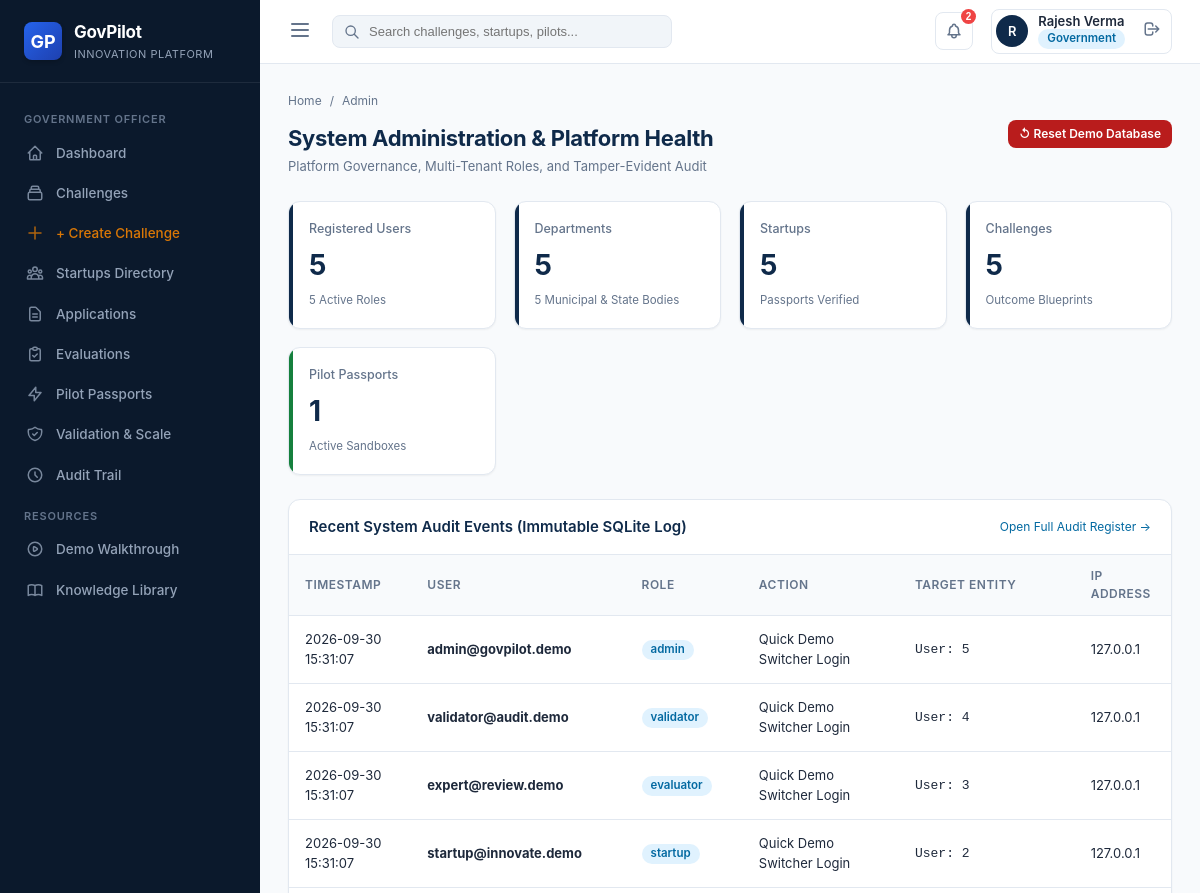
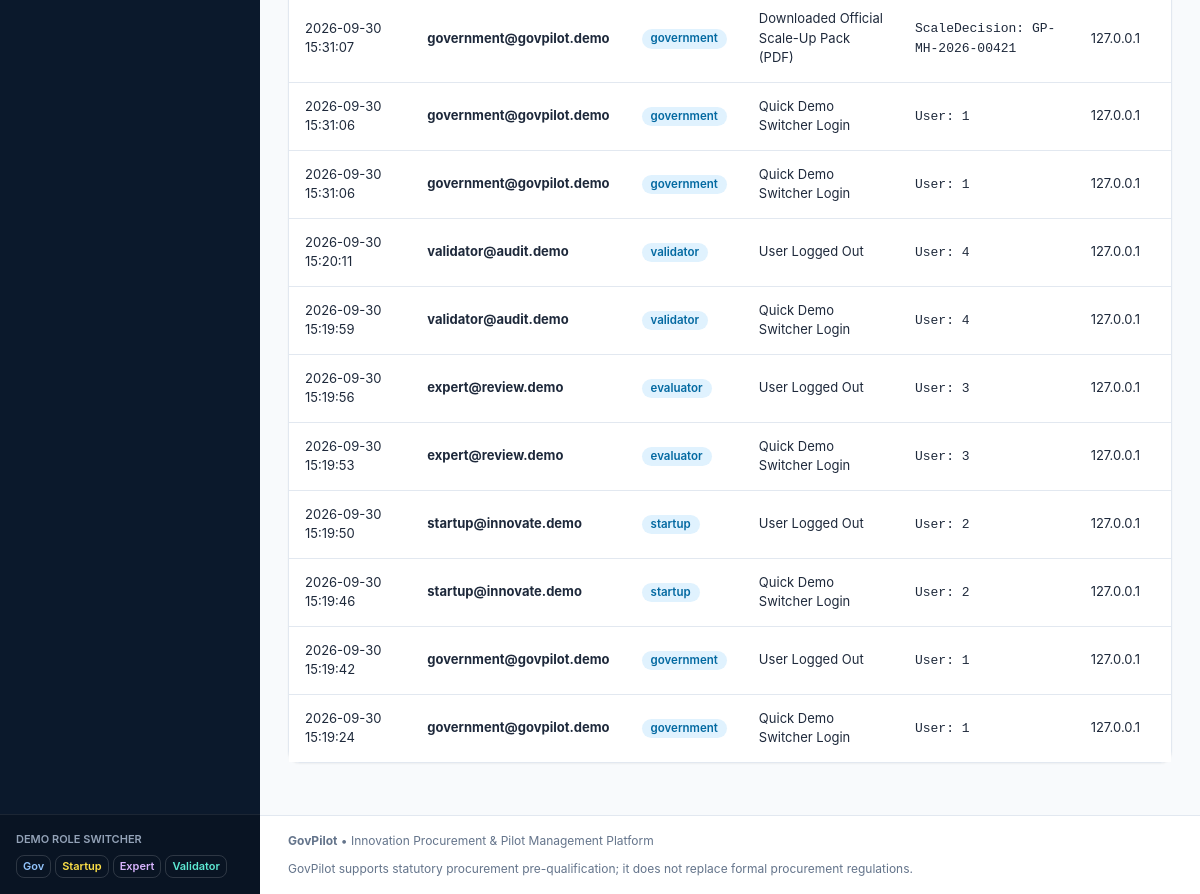
Screenshot of /dashboard/admin (signed in) with the database file from the repository (2 pictures, top to bottom).
### models/user.py (models this page shows, shortened)
class User(UserMixin, db.Model):
    __tablename__ = 'users'
    id = db.Column(db.Integer, primary_key=True)
    email = db.Column(db.String(120), unique=True, nullable=False, index=True)
    password_hash = db.Column(db.String(256), nullable=False)
    name = db.Column(db.String(120), nullable=False)
    role = db.Column(db.String(50), nullable=False, default='government') # 'government', 'startup', 'evaluator', 'validator', 'admin'
    title = db.Column(db.String(120))
    phone = db.Column(db.String(50))
    department_id = db.Column(db.Integer, db.ForeignKey('departments.id'), nullable=True)
    startup_id = db.Column(db.Integer, db.ForeignKey('startups.id'), nullable=True)
    is_active = db.Column(db.Boolean, default=True)
    created_at = db.Column(db.DateTime, default=datetime.utcnow)
    last_login = db.Column(db.DateTime, nullable=True)
    department = db.relationship('Department', backref=db.backref('officers', lazy=True), foreign_keys=[department_id])
    startup = db.relationship('Startup', backref=db.backref('users', lazy=True), foreign_keys=[startup_id])
    @property
    def is_government(self):
        return self.role == 'government'
    def get_role_badge_class(self):
        mapping = {
            'government': 'badge-gov',
            'startup': 'badge-startup',
            'evaluator': 'badge-evaluator',
            'validator': 'badge-validator',
            'admin': 'badge-admin'
        }
        return mapping.get(self.role, 'badge-secondary')

### models/audit.py (models this page shows, shortened)
class AuditEvent(db.Model):
    __tablename__ = 'audit_events'
    id = db.Column(db.Integer, primary_key=True)
    timestamp = db.Column(db.DateTime, default=datetime.utcnow, nullable=False, index=True)
    user_id = db.Column(db.Integer, db.ForeignKey('users.id'), nullable=True)
    user_email = db.Column(db.String(120))
    user_role = db.Column(db.String(50))
    action = db.Column(db.String(150), nullable=False) # e.g. "Published Challenge", "Submitted Proposal", "Recorded Evaluation"
    entity_type = db.Column(db.String(100), nullable=False) # "Challenge", "Application", "Evaluation", "Pilot", "Milestone", "ScaleDecision"
    entity_id = db.Column(db.String(100)) # e.g. "CH-TRANS-2026-001" or pilot ID
    ip_address = db.Column(db.String(50), default='127.0.0.1')
    details = db.Column(db.Text)
    user = db.relationship('User', foreign_keys=[user_id])

### routes/dashboard_routes.py (the view)
@dashboard_bp.route('/dashboard/admin')
@login_required
def admin_dashboard():
    total_users = User.query.count()
    total_departments = Department.query.count()
    total_startups = Startup.query.count()
    total_challenges = Challenge.query.count()
    total_pilots = Pilot.query.count()
    recent_logs = AuditEvent.query.order_by(AuditEvent.timestamp.desc()).limit(15).all()
    return render_template(
        'dashboards/admin_dashboard.html',
        total_users=total_users,
        total_departments=total_departments,
        total_startups=total_startups,
        total_challenges=total_challenges,
        total_pilots=total_pilots,
        recent_logs=recent_logs
    )

### models/user.py (called while the page is built)
@login_manager.user_loader
def load_user(user_id):
    return User.query.get(int(user_id))

### templates/dashboards/admin_dashboard.html (shortened to what this page needs)
{% extends "base.html" %}
{% block content %}
<div class="page-header">
  <div>
    <div class="breadcrumb-trail">
      <a href="{{ url_for('dashboard.admin_dashboard') }}">Home</a>
      <span>/</span>
      <span>Admin</span>
    </div>
    <h1 class="page-title">System Administration & Platform Health</h1>
    <p class="page-subtitle">Platform Governance, Multi-Tenant Roles, and Tamper-Evident Audit</p>
  </div>
  <div style="display: flex; gap: 10px;">
    <a href="{{ url_for('main.reset_demo') }}" class="btn btn-danger btn-sm" onclick="return confirm('Are you sure you want to re-seed demo data to default initial state?');">
      ↺ Reset Demo Database
    </a>
  </div>
</div>
<div class="kpi-grid">
  <div class="kpi-card">
    <div class="kpi-label">Registered Users</div>
    <div class="kpi-value">{{ total_users }}</div>
    <div class="kpi-subtext">5 Active Roles</div>
  </div>
  <div class="kpi-card">
    <div class="kpi-label">Departments</div>
    <div class="kpi-value">{{ total_departments }}</div>
    <div class="kpi-subtext">5 Municipal & State Bodies</div>
  </div>
  <div class="kpi-card">
    <div class="kpi-label">Startups</div>
    <div class="kpi-value">{{ total_startups }}</div>
    <div class="kpi-subtext">Passports Verified</div>
  </div>
  <div class="kpi-card">
    <div class="kpi-label">Challenges</div>
    <div class="kpi-value">{{ total_challenges }}</div>
    <div class="kpi-subtext">Outcome Blueprints</div>
  </div>
  <div class="kpi-card accent-scale">
    <div class="kpi-label">Pilot Passports</div>
    <div class="kpi-value">{{ total_pilots }}</div>
    <div class="kpi-subtext">Active Sandboxes</div>
  </div>
</div>
<div class="gp-card">
  <div class="gp-card-header">
    <span class="gp-card-title">Recent System Audit Events (Immutable SQLite Log)</span>
    <a href="{{ url_for('admin.audit_logs') }}" style="font-size: 12px; color: var(--info);">Open Full Audit Register →</a>
  </div>
  <div class="gp-table-container" style="border:none; border-radius:0;">
    <table class="gp-table">
      <thead>
        <tr>
          <th>Timestamp</th>
          <th>User</th>
          <th>Role</th>
          <th>Action</th>
          <th>Target Entity</th>
          <th>IP Address</th>
        </tr>
      </thead>
      <tbody>
        {% for log in recent_logs %}
        <tr>
          <td>{{ log.timestamp.strftime('%Y-%m-%d %H:%M:%S') }}</td>
          <td><strong>{{ log.user_email }}</strong></td>
          <td><span class="badge badge-gov">{{ log.user_role }}</span></td>
          <td>{{ log.action }}</td>
          <td><code>{{ log.entity_type }}: {{ log.entity_id or '' }}</code></td>
          <td>{{ log.ip_address }}</td>
        </tr>
        {% endfor %}
      </tbody>
    </table>
  </div>
</div>
{% endblock %}

### templates/base.html (shortened to what this page needs)
<!DOCTYPE html>
<html lang="en">
<head>
  <link rel="stylesheet" href="{{ url_for('static', filename='css/main.css') }}">
</head>
<body>
  <div class="app-container">
    <aside class="app-sidebar">
      <div class="sidebar-header">
        <div class="brand-logo">GP</div>
        <div class="brand-text">
          <h1>GovPilot</h1>
          <p>Innovation Platform</p>
        </div>
      </div>
      <nav class="sidebar-nav">
        {% if current_user.is_authenticated %}
          {% if current_user.is_government %}
            <div class="nav-section-title">Government Officer</div>
            <a href="{{ url_for('dashboard.gov_dashboard') }}" class="nav-link {% if request.path == '/dashboard/government' or request.path == '/dashboard' %}active{% endif %}">
              <svg fill="none" stroke="currentColor" viewBox="0 0 24 24"><path stroke-linecap="round" stroke-linejoin="round" stroke-width="2" d="M3 12l2-2m0 0l7-7 7 7M5 10v10a1 1 0 001 1h3m10-11l2 2m-2-2v10a1 1 0 01-1 1h-3m-6 0a1 1 0 001-1v-4a1 1 0 011-1h2a1 1 0 011 1v4a1 1 0 001 1m-6 0h6"/></svg>
              Dashboard
            </a>
            <a href="{{ url_for('challenge.index') }}" class="nav-link {% if '/challenges' in request.path and '/builder' not in request.path %}active{% endif %}">
              <svg fill="none" stroke="currentColor" viewBox="0 0 24 24"><path stroke-linecap="round" stroke-linejoin="round" stroke-width="2" d="M19 11H5m14 0a2 2 0 012 2v6a2 2 0 01-2 2H5a2 2 0 01-2-2v-6a2 2 0 012-2m14 0V9a2 2 0 00-2-2M5 11V9a2 2 0 012-2m0 0V5a2 2 0 012-2h6a2 2 0 012 2v2M7 7h10"/></svg>
              Challenges
            </a>
            <a href="{{ url_for('challenge.builder') }}" class="nav-link {% if '/challenges/builder' in request.path %}active{% endif %}" style="color: var(--accent);">
              <svg fill="none" stroke="currentColor" viewBox="0 0 24 24"><path stroke-linecap="round" stroke-linejoin="round" stroke-width="2" d="M12 4v16m8-8H4"/></svg>
              + Create Challenge
            </a>
            <a href="{{ url_for('startup.index') }}" class="nav-link {% if '/startups' in request.path %}active{% endif %}">
              Startups Directory
            </a>
            <a href="{{ url_for('application.index') }}" class="nav-link {% if '/applications' in request.path %}active{% endif %}">
              <svg fill="none" stroke="currentColor" viewBox="0 0 24 24"><path stroke-linecap="round" stroke-linejoin="round" stroke-width="2" d="M9 12h6m-6 4h6m2 5H7a2 2 0 01-2-2V5a2 2 0 012-2h5.586a1 1 0 01.707.293l5.414 5.414a1 1 0 01.293.707V19a2 2 0 01-2 2z"/></svg>
              Applications
            </a>
            <a href="{{ url_for('evaluation.index') }}" class="nav-link {% if '/evaluations' in request.path %}active{% endif %}">
              <svg fill="none" stroke="currentColor" viewBox="0 0 24 24"><path stroke-linecap="round" stroke-linejoin="round" stroke-width="2" d="M9 5H7a2 2 0 00-2 2v12a2 2 0 002 2h10a2 2 0 002-2V7a2 2 0 00-2-2h-2M9 5a2 2 0 002 2h2a2 2 0 002-2M9 5a2 2 0 012-2h2a2 2 0 012 2m-6 9l2 2 4-4"/></svg>
              Evaluations
            </a>
            <a href="{{ url_for('pilot.index') }}" class="nav-link {% if '/pilots' in request.path %}active{% endif %}">
              <svg fill="none" stroke="currentColor" viewBox="0 0 24 24"><path stroke-linecap="round" stroke-linejoin="round" stroke-width="2" d="M13 10V3L4 14h7v7l9-11h-7z"/></svg>
              Pilot Passports
            </a>
            <a href="{{ url_for('validation.index') }}" class="nav-link {% if '/validation' in request.path %}active{% endif %}">
              Validation & Scale
            </a>
            <a href="{{ url_for('admin.audit_logs') }}" class="nav-link {% if '/admin/audit' in request.path %}active{% endif %}">
              <svg fill="none" stroke="currentColor" viewBox="0 0 24 24"><path stroke-linecap="round" stroke-linejoin="round" stroke-width="2" d="M12 8v4l3 3m6-3a9 9 0 11-18 0 9 9 0 0118 0z"/></svg>
              Audit Trail
            </a>
          {% endif %}
        {% endif %}
        <div class="nav-section-title">Resources</div>
        <a href="{{ url_for('main.demo_tour') }}" class="nav-link">
          Demo Walkthrough
        </a>
        <a href="{{ url_for('main.knowledge_library') }}" class="nav-link">
          Knowledge Library
        </a>
      </nav>
      <div class="sidebar-footer">
        <div style="font-size: 11px; color: #94a3b8; margin-bottom: 8px; font-weight: 600;">DEMO ROLE SWITCHER</div>
        <div style="display: flex; gap: 4px; flex-wrap: wrap;">
          <a href="{{ url_for('auth.quick_login', role='government') }}" class="btn btn-sm btn-outline" style="color: #93c5fd; border-color: rgba(255,255,255,0.15); padding: 3px 6px; font-size: 11px;">Gov</a>
          <a href="{{ url_for('auth.quick_login', role='startup') }}" class="btn btn-sm btn-outline" style="color: #fde047; border-color: rgba(255,255,255,0.15); padding: 3px 6px; font-size: 11px;">Startup</a>
          <a href="{{ url_for('auth.quick_login', role='evaluator') }}" class="btn btn-sm btn-outline" style="color: #d8b4fe; border-color: rgba(255,255,255,0.15); padding: 3px 6px; font-size: 11px;">Expert</a>
          <a href="{{ url_for('auth.quick_login', role='validator') }}" class="btn btn-sm btn-outline" style="color: #5eead4; border-color: rgba(255,255,255,0.15); padding: 3px 6px; font-size: 11px;">Validator</a>
        </div>
      </div>
    </aside>
    <div class="app-main">
      <header class="top-navbar">
        <div class="topbar-left">
          <button id="sidebar-toggle" style="background:none; border:none; color:var(--text-muted); cursor:pointer;">
            <svg width="24" height="24" fill="none" stroke="currentColor" viewBox="0 0 24 24"><path stroke-linecap="round" stroke-linejoin="round" stroke-width="2" d="M4 6h16M4 12h16M4 18h16"/></svg>
          </button>
          <form class="global-search-form" action="{{ url_for('main.global_search') }}" method="GET">
            <svg class="global-search-icon" width="16" height="16" fill="none" stroke="currentColor" viewBox="0 0 24 24"><path stroke-linecap="round" stroke-linejoin="round" stroke-width="2" d="M21 21l-6-6m2-5a7 7 0 11-14 0 7 7 0 0114 0z"/></svg>
            <input type="text" name="q" class="global-search-input" placeholder="Search challenges, startups, pilots..." value="{{ request.args.get('q', '') }}">
          </form>
        </div>
        <div class="topbar-right">
          {% if current_user.is_authenticated %}
            <div style="position: relative;">
              <button class="notification-btn" id="notif-btn" title="Notifications">
                <span class="badge-count">2</span>
              </button>
            </div>
            <div class="user-profile-menu">
              <div class="user-avatar">{{ current_user.name[:1] }}</div>
              <div class="user-info">
                <div class="user-name">{{ current_user.name }}</div>
                <span class="badge {{ current_user.get_role_badge_class() }}">{{ current_user.role.title() }}</span>
              </div>
              <a href="{{ url_for('auth.logout') }}" style="margin-left:8px; color:var(--text-muted);" title="Sign out">
                <svg width="18" height="18" fill="none" stroke="currentColor" viewBox="0 0 24 24"><path stroke-linecap="round" stroke-linejoin="round" stroke-width="2" d="M17 16l4-4m0 0l-4-4m4 4H7m6 4v1a3 3 0 01-3 3H6a3 3 0 01-3-3V7a3 3 0 013-3h4a3 3 0 013 3v1"/></svg>
              </a>
            </div>
          {% else %}
            <a href="{{ url_for('main.demo_tour') }}" class="btn btn-accent btn-sm">✨ Launch Demo Tour</a>
            <a href="{{ url_for('auth.login') }}" class="btn btn-primary btn-sm">Log In</a>
          {% endif %}
        </div>
      </header>
      <main class="content-wrapper">
        {% block content %}{% endblock %}
      </main>
      <footer style="padding: 16px 28px; border-top: 1px solid var(--border-color); background: #ffffff; font-size: 12px; color: var(--text-muted); display: flex; justify-content: space-between; align-items: center; flex-wrap: wrap; gap: 10px;">
        <div>
          <strong>GovPilot</strong> • Innovation Procurement & Pilot Management Platform
        </div>
        <div>
          GovPilot supports statutory procurement pre-qualification; it does not replace formal procurement regulations.
        </div>
      </footer>
    </div>
  </div>
</body>
</html>

### rows the page displays
User: name "R", name "Rajesh Verma", role "Government"
AuditEvent: timestamp "2026-09-30 15:31:07", user_email "admin@govpilot.demo", user_role "admin", action "Quick Demo Switcher Login", entity_type "User", entity "5", ip_address "127.0.0.1"
AuditEvent: timestamp "2026-09-30 15:31:07", user_email "validator@audit.demo", user_role "validator", action "Quick Demo Switcher Login", entity_type "User", entity "4", ip_address "127.0.0.1"
AuditEvent: timestamp "2026-09-30 15:31:07", user_email "expert@review.demo", user_role "evaluator", action "Quick Demo Switcher Login", entity_type "User", entity "3", ip_address "127.0.0.1"
AuditEvent: timestamp "2026-09-30 15:31:07", user_email "startup@innovate.demo", user_role "startup", action "Quick Demo Switcher Login", entity_type "User", entity "2", ip_address "127.0.0.1"
AuditEvent: timestamp "2026-09-30 15:31:07", user_email "government@govpilot.demo", user_role "government", action "Downloaded Official Scale-Up Pack (PDF)", entity_type "ScaleDecision", entity "GP-MH-2026-00421", ip_address "127.0.0.1"
AuditEvent: timestamp "2026-09-30 15:31:06", user_email "government@govpilot.demo", user_role "government", action "Quick Demo Switcher Login", entity_type "User", entity "1", ip_address "127.0.0.1"
AuditEvent: timestamp "2026-09-30 15:31:06", user_email "government@govpilot.demo", user_role "government", action "Quick Demo Switcher Login", entity_type "User", entity "1", ip_address "127.0.0.1"
AuditEvent: timestamp "2026-09-30 15:20:11", user_email "validator@audit.demo", user_role "validator", action "User Logged Out", entity_type "User", entity "4", ip_address "127.0.0.1"
AuditEvent: timestamp "2026-09-30 15:19:59", user_email "validator@audit.demo", user_role "validator", action "Quick Demo Switcher Login", entity_type "User", entity "4", ip_address "127.0.0.1"
AuditEvent: timestamp "2026-09-30 15:19:56", user_email "expert@review.demo", user_role "evaluator", action "User Logged Out", entity_type "User", entity "3", ip_address "127.0.0.1"
AuditEvent: timestamp "2026-09-30 15:19:53", user_email "expert@review.demo", user_role "evaluator", action "Quick Demo Switcher Login", entity_type "User", entity "3", ip_address "127.0.0.1"
AuditEvent: timestamp "2026-09-30 15:19:50", user_email "startup@innovate.demo", user_role "startup", action "User Logged Out", entity_type "User", entity "2", ip_address "127.0.0.1"
AuditEvent: timestamp "2026-09-30 15:19:46", user_email "startup@innovate.demo", user_role "startup", action "Quick Demo Switcher Login", entity_type "User", entity "2", ip_address "127.0.0.1"
AuditEvent: timestamp "2026-09-30 15:19:42", user_email "government@govpilot.demo", user_role "government", action "User Logged Out", entity_type "User", entity "1", ip_address "127.0.0.1"
AuditEvent: timestamp "2026-09-30 15:19:24", user_email "government@govpilot.demo", user_role "government", action "Quick Demo Switcher Login", entity_type "User", entity "1", ip_address "127.0.0.1"

### other values shown
{{ total_users }} "5"
{{ total_departments }} "5"
{{ total_startups }} "5"
{{ total_challenges }} "5"
{{ total_pilots }} "1"
